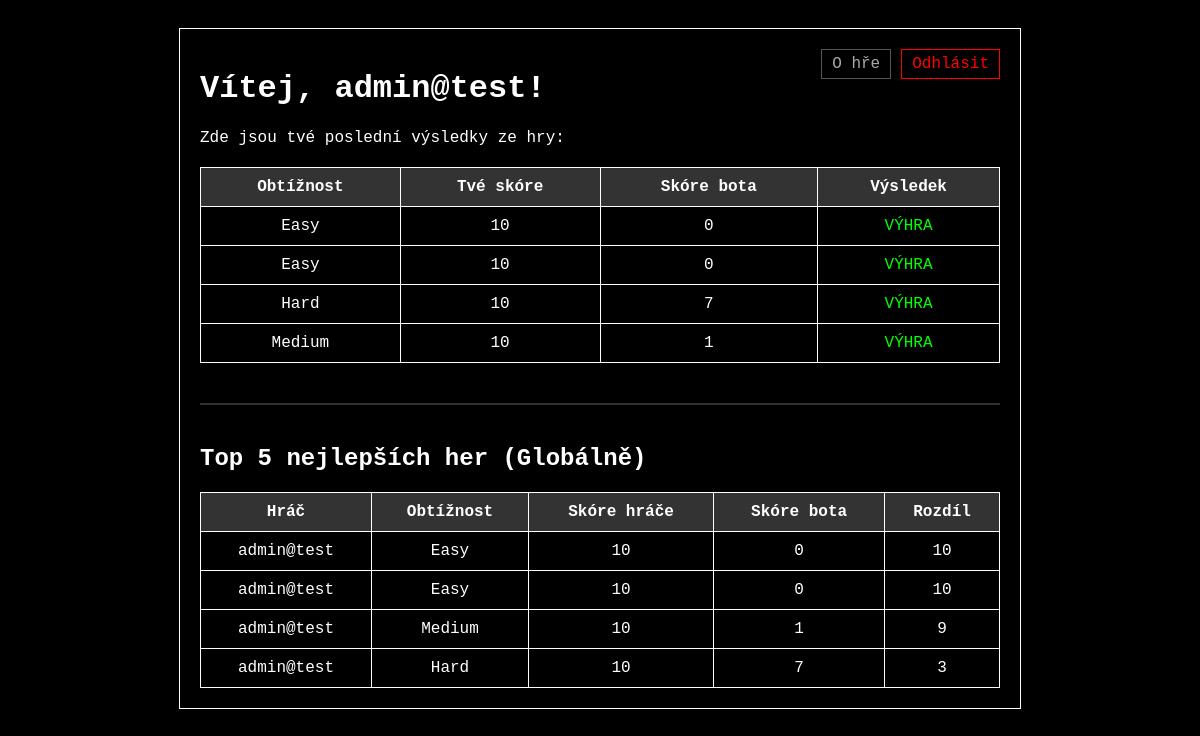
The app's page / (signed in) with its own data.
### app.py (models this page shows)
class User(UserMixin, db.Model):
    id = db.Column(db.Integer, primary_key=True)
    email = db.Column(db.String(100), unique=True, nullable=False)
    password = db.Column(db.String(200), nullable=False)
    scores = db.relationship("Score", backref="player", lazy=True)

class Score(db.Model):
    id = db.Column(db.Integer, primary_key=True)
    goals_left = db.Column(db.Integer, nullable=False)  # Skóre hráče
    goals_right = db.Column(db.Integer, nullable=False)  # Skóre bota
    difficulty = db.Column(db.String(20), nullable=False)
    user_id = db.Column(db.Integer, db.ForeignKey("user.id"), nullable=False)

### app.py (the view)
@app.route("/")
@login_required
def home():
    user_scores = Score.query.filter_by(user_id=current_user.id).all()
    best_scores = (
        Score.query.filter(Score.goals_left > Score.goals_right)
        .order_by((Score.goals_left - Score.goals_right).desc())
        .limit(10)
        .all()
    )
    return render_template(
        "webovka.html",
        email=current_user.email,
        scores=user_scores,
        best_scores=best_scores,
    )

### app.py (called while the page is built)
@login_manager.user_loader
def load_user(user_id):
    return User.query.get(int(user_id))

### templates/webovka.html (shortened to what this page needs)
<!doctype html>
<html lang="cs">
  <head>
  </head>
  <body>
    <div class="container">
      <a href="{{ url_for('logout') }}" class="logout">Odhlásit</a>
      <a href="{{ url_for('about') }}" class="about-link">O hře</a>
      <h1>Vítej, {{ email }}!</h1>
      <p>Zde jsou tvé poslední výsledky ze hry:</p>
      <table>
        <thead>
          <tr>
            <th>Obtížnost</th>
            <th>Tvé skóre</th>
            <th>Skóre bota</th>
            <th>Výsledek</th>
          </tr>
        </thead>
        <tbody>
          {% for s in scores %}
          <tr>
            <td>{{ s.difficulty.capitalize() }}</td>
            <td>{{ s.goals_left }}</td>
            <td>{{ s.goals_right }}</td>
            <td>
              {% if s.goals_left > s.goals_right %}
              <span class="win">VÝHRA</span>
              {% elif s.goals_left < s.goals_right %}
              <span class="loss">PROHRA</span>
              {% else %} REMÍZA {% endif %}
            </td>
          </tr>
          {% endfor %}
        </tbody>
      </table>
      <hr style="margin: 40px 0; border: 1px solid #333" />
      <h2>Top 5 nejlepších her (Globálně)</h2>
      <table>
        <thead>
          <tr>
            <th>Hráč</th>
            <th>Obtížnost</th>
            <th>Skóre hráče</th>
            <th>Skóre bota</th>
            <th>Rozdíl</th>
          </tr>
        </thead>
        <tbody>
          {% for rs in best_scores %}
          <tr>
            <td>{{ rs.player.email }}</td>
            <td>{{ rs.difficulty.capitalize() }}</td>
            <td>{{ rs.goals_left }}</td>
            <td>{{ rs.goals_right }}</td>
            <td>{{ rs.goals_left - rs.goals_right }}</td>
          </tr>
          {% endfor %}
        </tbody>
      </table>
    </div>
  </body>
</html>

### templates/webovka.html (style rules this page uses)
body { background: #000; color: #fff; font-family: "Consolas", monospace; padding: 20px; }
.container { max-width: 800px; margin: 0 auto; border: 1px solid #fff; padding: 20px; }
table { width: 100%; border-collapse: collapse; margin-top: 20px; }
th, td { border: 1px solid #fff; padding: 10px; text-align: center; }
th { background: #333; }
.logout { float: right; color: red; text-decoration: none; border: 1px solid red; padding: 5px 10px; }
.about-link { float: right; margin-right: 10px; color: #aaa; text-decoration: none; border: 1px solid #555; padding: 5px 10px; }
.win { color: #0f0; }

### records on screen
User: email "admin@test"
Score: difficulty "Easy", goals_left "10", goals_right "0", shows "VÝHRA", player.email "admin@test", rs.goals_left-rs.goals_right "10"
Score: difficulty "Easy", goals_left "10", goals_right "0", shows "VÝHRA", player.email "admin@test", rs.goals_left-rs.goals_right "10"
Score: difficulty "Hard", goals_left "10", goals_right "7", shows "VÝHRA", player.email "admin@test", rs.goals_left-rs.goals_right "3"
Score: difficulty "Medium", goals_left "10", goals_right "1", shows "VÝHRA", player.email "admin@test", rs.goals_left-rs.goals_right "9"
